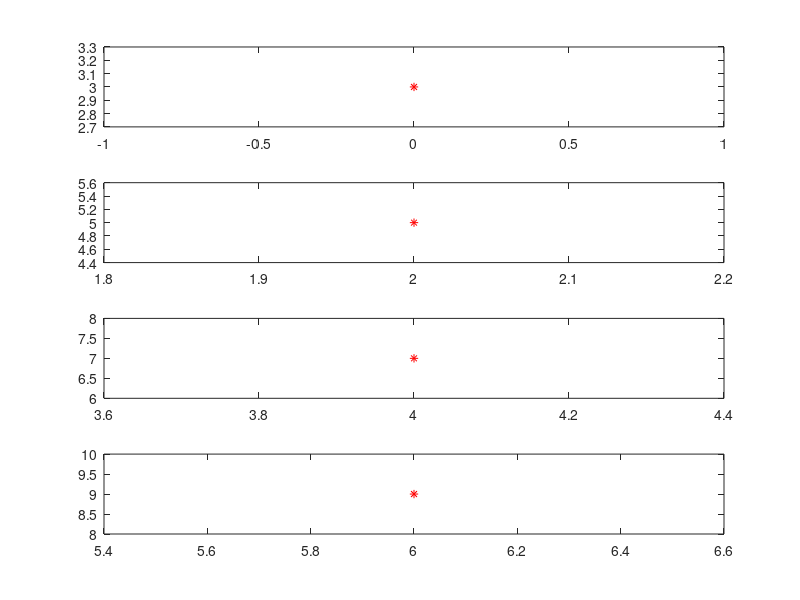

This figure's MATLAB source:
%% Task 1
for i=1:10
    disp('Hello World')
end

%% Task 2
for i=1:12
    disp(['the ', num2str(i), ' month'])
end

%% Task 3
days=[31 28 31 30 31 30 31 31 30 31 30 31]
for i=1:12
    disp(['the ', num2str(i), ' month has ', num2str(days(i)), ' days'])
end

%% Task 4
x=0:10:100;
hold on
for i=10:10:100
    y=i*x
    plot(x, y, 'r')
end

%% Task 5
x=0:10:100;
for i=1:1:10
    m=[10:10:100]
    subplot(2,5,i)
    y=m(i)*x
    plot(x, y, 'r')
end

%% Task 6
x= [0 2 4 6]
y= [3 5 7 9]
hold on
for i = 1:1:4
    subplot(4,1, i)
    plot(x(i),y(i), 'r*')
end

%% Task 7
A = floor(rand(1,100)*10);
addA=0;
for i=1:1:100
    addA=addA+A(i);
end
disp(addA)


%% Task 8
A = floor(rand(1,100)*10)
count=0
for i=1:1:100
    if A(i)==5
        count=count+1;
    else count=count;
    end
end

%% Task 9
grade = floor(randi( [0,100],1,50 ))
F=0
P=0
C=0
D=0
HD=0
for i=1:1:50
    if grade(i)<50
        F=F+1
    elseif grade(i)>=50 && grade(i)<60
        P=P+1
    elseif grade(i)>=60 && grade(i)<70
        C=C+1
    elseif grade(i)>=70 && grade(i)<80
        D=D+1
    elseif grade(i)>=80
        HD=HD+1
    end
end

d=[F P C D HD]
str={'F','P','C','D','HD'}
for i=1:1:5
disp(['Amount of ' str(i), num2str(d(i))])% fix later
end

Total=F+P+C+D+HD

%% Task 10
A = floor(rand(1,10)*100)
Amax=0
for i=1:1:10
    if A(i)>Amax
        Amax=A(i)
    else Amax=Amax
    end
end
